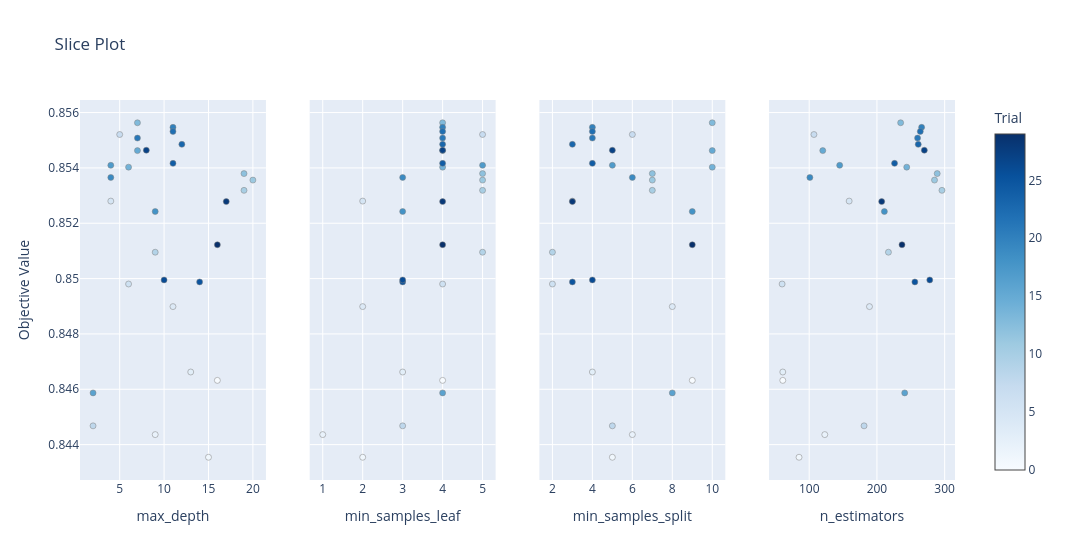

Write notebook code for a chart like this one.
### Markdown cell above
### Hyperparameter Importance Plot

What it shows:
- Which hyperparameters influence performance the most

How to use it:
- Prioritize tuning of high-importance parameters
- Spend less effort on low-impact parameters

### Code cell
plot_slice(study)

### Figure 1 — Plotly figure (JSON) as saved in the notebook; plotly's stock layout.template omitted (floating-point values rounded to 4 significant figures)
{"data": [{"marker": {"color": [0, 1, 2, 3, 4, 5, 6, 7, 8, 9, 10, 11, 12, 13, 14, 15, 16, 17, 18, 19, 20, 21, 22, 23, 24, 25, 26, 27, 28, 29], "colorbar": {"title": {"text": "Trial"}, "x": 1, "xpad": 40}, "colorscale": [[0, "rgb(247,251,255)"], [0.125, "rgb(222,235,247)"], [0.25, "rgb(198,219,239)"], [0.375, "rgb(158,202,225)"], [0.5, "rgb(107,174,214)"], [0.625, "rgb(66,146,198)"], [0.75, "rgb(33,113,181)"], [0.875, "rgb(8,81,156)"], [1, "rgb(8,48,107)"]], "line": {"color": "Grey", "width": 0.5}, "showscale": true}, "mode": "markers", "name": "Feasible Trial", "showlegend": false, "type": "scatter", "x": [16, 15, 9, 13, 11, 4, 6, 5, 2, 9, 19, 20, 19, 7, 6, 7, 2, 4, 9, 4, 11, 7, 11, 12, 11, 14, 10, 8, 17, 16], "xaxis": "x", "y": [0.8463, 0.8435, 0.8444, 0.8466, 0.849, 0.8528, 0.8498, 0.8552, 0.8447, 0.851, 0.8532, 0.8536, 0.8538, 0.8556, 0.854, 0.8546, 0.8459, 0.8541, 0.8524, 0.8537, 0.8555, 0.8551, 0.8553, 0.8549, 0.8542, 0.8499, 0.85, 0.8546, 0.8528, 0.8512], "yaxis": "y"}, {"marker": {"color": [0, 1, 2, 3, 4, 5, 6, 7, 8, 9, 10, 11, 12, 13, 14, 15, 16, 17, 18, 19, 20, 21, 22, 23, 24, 25, 26, 27, 28, 29], "colorbar": {"title": {"text": "Trial"}, "x": 1, "xpad": 40}, "colorscale": [[0, "rgb(247,251,255)"], [0.125, "rgb(222,235,247)"], [0.25, "rgb(198,219,239)"], [0.375, "rgb(158,202,225)"], [0.5, "rgb(107,174,214)"], [0.625, "rgb(66,146,198)"], [0.75, "rgb(33,113,181)"], [0.875, "rgb(8,81,156)"], [1, "rgb(8,48,107)"]], "line": {"color": "Grey", "width": 0.5}, "showscale": false}, "mode": "markers", "name": "Feasible Trial", "showlegend": false, "type": "scatter", "x": [4, 2, 1, 3, 2, 2, 4, 5, 3, 5, 5, 5, 5, 4, 4, 4, 4, 5, 3, 3, 4, 4, 4, 4, 4, 3, 3, 4, 4, 4], "xaxis": "x2", "y": [0.8463, 0.8435, 0.8444, 0.8466, 0.849, 0.8528, 0.8498, 0.8552, 0.8447, 0.851, 0.8532, 0.8536, 0.8538, 0.8556, 0.854, 0.8546, 0.8459, 0.8541, 0.8524, 0.8537, 0.8555, 0.8551, 0.8553, 0.8549, 0.8542, 0.8499, 0.85, 0.8546, 0.8528, 0.8512], "yaxis": "y2"}, {"marker": {"color": [0, 1, 2, 3, 4, 5, 6, 7, 8, 9, 10, 11, 12, 13, 14, 15, 16, 17, 18, 19, 20, 21, 22, 23, 24, 25, 26, 27, 28, 29], "colorbar": {"title": {"text": "Trial"}, "x": 1, "xpad": 40}, "colorscale": [[0, "rgb(247,251,255)"], [0.125, "rgb(222,235,247)"], [0.25, "rgb(198,219,239)"], [0.375, "rgb(158,202,225)"], [0.5, "rgb(107,174,214)"], [0.625, "rgb(66,146,198)"], [0.75, "rgb(33,113,181)"], [0.875, "rgb(8,81,156)"], [1, "rgb(8,48,107)"]], "line": {"color": "Grey", "width": 0.5}, "showscale": false}, "mode": "markers", "name": "Feasible Trial", "showlegend": false, "type": "scatter", "x": [9, 5, 6, 4, 8, 3, 2, 6, 5, 2, 7, 7, 7, 10, 10, 10, 8, 5, 9, 6, 4, 4, 4, 3, 4, 3, 4, 5, 3, 9], "xaxis": "x3", "y": [0.8463, 0.8435, 0.8444, 0.8466, 0.849, 0.8528, 0.8498, 0.8552, 0.8447, 0.851, 0.8532, 0.8536, 0.8538, 0.8556, 0.854, 0.8546, 0.8459, 0.8541, 0.8524, 0.8537, 0.8555, 0.8551, 0.8553, 0.8549, 0.8542, 0.8499, 0.85, 0.8546, 0.8528, 0.8512], "yaxis": "y3"}, {"marker": {"color": [0, 1, 2, 3, 4, 5, 6, 7, 8, 9, 10, 11, 12, 13, 14, 15, 16, 17, 18, 19, 20, 21, 22, 23, 24, 25, 26, 27, 28, 29], "colorbar": {"title": {"text": "Trial"}, "x": 1, "xpad": 40}, "colorscale": [[0, "rgb(247,251,255)"], [0.125, "rgb(222,235,247)"], [0.25, "rgb(198,219,239)"], [0.375, "rgb(158,202,225)"], [0.5, "rgb(107,174,214)"], [0.625, "rgb(66,146,198)"], [0.75, "rgb(33,113,181)"], [0.875, "rgb(8,81,156)"], [1, "rgb(8,48,107)"]], "line": {"color": "Grey", "width": 0.5}, "showscale": false}, "mode": "markers", "name": "Feasible Trial", "showlegend": false, "type": "scatter", "x": [61, 85, 123, 61, 189, 159, 60, 107, 181, 217, 296, 285, 289, 235, 244, 120, 241, 145, 211, 101, 266, 260, 264, 261, 226, 256, 278, 270, 207, 237], "xaxis": "x4", "y": [0.8463, 0.8435, 0.8444, 0.8466, 0.849, 0.8528, 0.8498, 0.8552, 0.8447, 0.851, 0.8532, 0.8536, 0.8538, 0.8556, 0.854, 0.8546, 0.8459, 0.8541, 0.8524, 0.8537, 0.8555, 0.8551, 0.8553, 0.8549, 0.8542, 0.8499, 0.85, 0.8546, 0.8528, 0.8512], "yaxis": "y4"}], "layout": {"title": {"text": "Slice Plot"}, "width": 1200, "xaxis": {"anchor": "y", "domain": [0, 0.2125], "title": {"text": "max_depth"}}, "xaxis2": {"anchor": "y2", "domain": [0.2625, 0.475], "title": {"text": "min_samples_leaf"}}, "xaxis3": {"anchor": "y3", "domain": [0.525, 0.7375], "title": {"text": "min_samples_split"}}, "xaxis4": {"anchor": "y4", "domain": [0.7875, 1], "title": {"text": "n_estimators"}}, "yaxis": {"anchor": "x", "domain": [0, 1], "title": {"text": "Objective Value"}}, "yaxis2": {"anchor": "x2", "domain": [0, 1], "matches": "y", "showticklabels": false}, "yaxis3": {"anchor": "x3", "domain": [0, 1], "matches": "y", "showticklabels": false}, "yaxis4": {"anchor": "x4", "domain": [0, 1], "matches": "y", "showticklabels": false}}}
